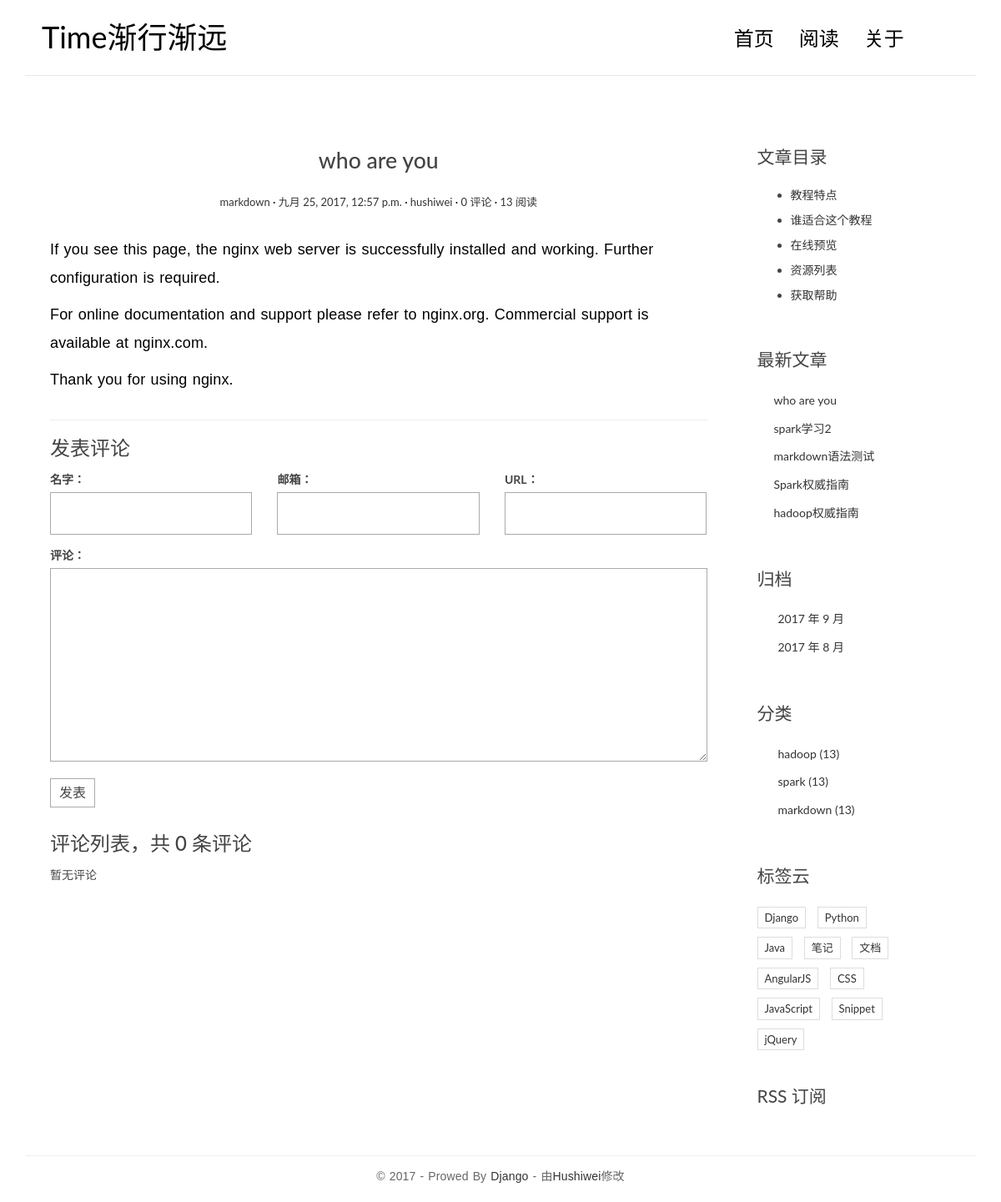
/post/5/, run on the app's committed database.
### blog/models.py (models this page shows, shortened)
class Post(models.Model):
    title=models.CharField(max_length=70) # 文章标题
    body=models.TextField() #文章正文
    created_time=models.DateTimeField() # 文章创建时间
    modified_time=models.DateTimeField() # 文章修改时间
    excerpt=models.CharField(max_length=200,blank=True) # 文章摘要
    category=models.ForeignKey(Category)
    tags=models.ManyToManyField(Tag,blank=True)
    author=models.ForeignKey(User)
    views=models.PositiveIntegerField(default=0)
    def get_absolute_url(self):
        return reverse('blog:detail',kwargs={'pk':self.pk})
    def increase_views(self):
        self.views+=1
        self.save(update_fields=['views'])
    def save(self, *args,**kwargs):
        if not self.excerpt:
            md = markdown.Markdown(extensions=[
                'markdown.extensions.extra',
                'markdown.extensions.codehilite',
            ])
            self.excerpt = strip_tags(md.convert(self.body))[:54]
        super(Post,self).save(*args,**kwargs)
    class Meta:
        ordering=['-created_time','title']

class Category(models.Model):
    name=models.CharField(max_length=100)

### blog/views.py (the view)
# urls.py: url(r'^post/(?P<pk>[0-9]+)/$',views.detail,name='detail'),
def detail(request,pk):
    post=get_object_or_404(Post,pk=pk)
    post.increase_views()
    post.body=markdown.markdown(post.body,
                                extensions=[
                                    'markdown.extensions.extra',
                                    'markdown.extensions.codehilite',
                                    'markdown.extensions.toc',
                                ])
    form=CommentForm()
    comment_list=post.comment_set.all()
    context={
        'post':post,
        'form':form,
        'comment_list':comment_list
    }
    return render(request,'blog/detail.html',context=context)

### comments/forms.py
class CommentForm(forms.ModelForm):
    class Meta:
        model=Comment
        fields=['name','email','url','text']

### blog/templatetags/blog_tags.py (called while the page is built)
@register.simple_tag
def get_recent_posts(num=5):
    return Post.objects.all().order_by('-created_time')[:num]

@register.simple_tag
def archives():
    return Post.objects.dates('created_time','month',order='DESC')

@register.simple_tag()
def get_categories():
    return Category.objects.all()

### templates/blog/detail.html (shortened to what this page needs)
{% extends 'base.html' %}
{% block main %}
    <article class="post post-{{ post.pk }}">
      <header class="entry-header">
        <h1 class="entry-title">{{ post.title }}</h1>
        <div class="entry-meta">
          <span class="post-category"><a href="#">{{ post.category.name }}</a></span>
          <span class="post-date"><a href="#"><time class="entry-date"
                                                    datetime="{{ post.created_time }}">{{ post.created_time }}</time></a></span>
          <span class="post-author"><a href="#">{{ post.author }}</a></span>
          <span class="comments-link"><a href="#">{{ post.comment_set.count }} 评论</a></span>
          <span class="views-count"><a href="#">{{ post.views }} 阅读</a></span>
        </div>
      </header>
      <div class="entry-content clearfix">
        {{ post.body|safe }}
      </div>
    </article>
   <section class="comment-area" id="comment-area">
        <hr>
        <h3>发表评论</h3>
        <form action="{% url 'comments:post_comment' post.pk %}" method="post" class="comment-form">
          <div class="row">
            <div class="col-md-4">
              <label for="{{ form.name.id_for_label }}">名字：</label>
              {{ form.name }}
            </div>
            <div class="col-md-4">
              <label for="{{ form.email.id_for_label }}">邮箱：</label>
              {{ form.email }}
            </div>
            <div class="col-md-4">
              <label for="{{ form.url.id_for_label }}">URL：</label>
              {{ form.url }}
            </div>
            <div class="col-md-12">
              <label for="{{ form.text.id_for_label }}">评论：</label>
              {{ form.text }}
              <button type="submit" class="comment-btn">发表</button>
            </div>
          </div>
        </form>
        <div class="comment-list-panel">
            <h3>评论列表，共 <span>{{ post.comment_set.count }}</span> 条评论</h3>
             <ul class="comment-list list-unstyled">
                  {% for comment in comment_list %}
                  <li class="comment-item">
                    <span class="nickname">{{ comment.name }}</span>
                    <time class="submit-date">{{ comment.created_time }}</time>
                    <div class="text">
                      {{ comment.text }}
                    </div>
                  </li>
                  {% empty %}
                  暂无评论
                  {% endfor %}
             </ul>
        </div>
    </section>
{% endblock main %}
{% block toc %}
    <div class="widget widget-content">
        <h3 class="widget-title">文章目录</h3>
        <ul>
            <li>
                <a href="#">教程特点</a>
            </li>
            <li>
                <a href="#">谁适合这个教程</a>
            </li>
            <li>
                <a href="#">在线预览</a>
            </li>
            <li>
                <a href="#">资源列表</a>
            </li>
            <li>
                <a href="#">获取帮助</a>
            </li>
        </ul>
    </div>
{% endblock toc %}

### templates/base.html (shortened to what this page needs)
{% extends 'basic.html' %}
{% load staticfiles %}
{% load blog_tags %}
{% block recentpost %}
    <div class="widget widget-recent-posts">
        <h3 class="widget-title">最新文章</h3>
        {% get_recent_posts as recent_post_list %}
        <ul>
            {% for post in recent_post_list %}
                <li>
                    <a href="{{ post.get_absolute_url }}">{{ post.title }}</a>
                </li>
            {% empty %}
                暂无文章!
            {% endfor %}
        </ul>
    </div>
{% endblock recentpost %}
{% block archives %}
    <div class="widget widget-archives">
        <h3 class="widget-title">归档</h3>
        {% archives as date_list %}
        <ul>
            {% for date in date_list %}
                <li>
                    <a href="{% url 'blog:archives' date.year date.month %}">{{ date.year }} 年 {{ date.month }} 月</a>
                </li>
            {% empty %}
                暂无归档！
            {% endfor %}
        </ul>
    </div>
{% endblock archives %}
{% block category %}
    <div class="widget widget-category">
        <h3 class="widget-title">分类</h3>
        {% get_categories as category_list %}
        <ul>
            {% for category in category_list %}
                <li>
                    <a href="{% url 'blog:category' category.pk %}">{{ category.name }} <span
                            class="post-count">(13)</span></a>
                </li>
            {% empty %}
                暂无分类！
            {% endfor %}
        </ul>
    </div>
{% endblock category %}
{% block tagcloud %}
    <div class="widget widget-tag-cloud">
        <h3 class="widget-title">标签云</h3>
        <ul>
            <li>
                <a href="#">Django</a>
            </li>
            <li>
                <a href="#">Python</a>
            </li>
            <li>
                <a href="#">Java</a>
            </li>
            <li>
                <a href="#">笔记</a>
            </li>
            <li>
                <a href="#">文档</a>
            </li>
            <li>
                <a href="#">AngularJS</a>
            </li>
            <li>
                <a href="#">CSS</a>
            </li>
            <li>
                <a href="#">JavaScript</a>
            </li>
            <li>
                <a href="#">Snippet</a>
            </li>
            <li>
                <a href="#">jQuery</a>
            </li>
        </ul>
    </div>
{% endblock tagcloud %}
{% block rss %}
    <div class="rss">
        <a href=""> RSS 订阅</a>
    </div>
{% endblock rss %}

### blog/static/blog/css/custom.css (style rules this page uses)
* { outline: none; }
h1, h2, h3, h4, h5, h6 { margin-top: 0; }
a { color: #333; }
body { color: #444; font-family: 'Lato', sans-serif; }
p { font-family: 'Ubuntu', sans-serif; font-weight: 400; word-spacing: 1px; letter-spacing: 0.01em; }
.post { background: #fff; padding: 30px 30px 0; }
.entry-title { text-align: center; font-size: 1.9em; margin-bottom: 20px; line-height: 1.6; padding: 10px 20px 0; }
.entry-meta { text-align: center; color: #DDDDDD; font-size: 13px; margin-bottom: 30px; }
.entry-content { font-size: 18px; line-height: 1.9; font-weight: 300; color: #000; }
.post-category::after, .post-date::after, .post-author::after, .comments-link::after { content: ' ·'; color: #000; }
.widget { background: #fff; padding: 30px 0 0; }
.widget-title { font-size: 1.5em; margin-bottom: 20px; line-height: 1.6; padding: 10px 0 0; font-weight: 400; }
.widget-recent-posts ul { padding: 0; margin: 0; padding-left: 20px; }
.widget-recent-posts ul li { list-style-type: none; position: relative; line-height: 170%; margin-bottom: 10px; }
.widget-recent-posts ul li::before { content: '\f3d3'; font-family: "Ionicons"; position: absolute; left: -17px; top: 3px; font-size: 16px; color: #000; }
.widget-archives ul { padding: 0; margin: 0; padding-left: 25px; }
.widget-archives ul li { list-style-type: none; position: relative; line-height: 170%; margin-bottom: 10px; }
.widget-archives ul li::before { content: '\f3f3'; font-family: "Ionicons"; position: absolute; left: -25px; top: 1px; font-size: 16px; color: #000; }
.widget-category ul { padding: 0; margin: 0; padding-left: 25px; }
.widget-category ul li { list-style-type: none; position: relative; line-height: 170%; margin-bottom: 10px; }
.widget-category ul li::before { content: '\f3fe'; font-family: "Ionicons"; position: absolute; left: -25px; top: 1px; font-size: 18px; color: #000; }
.widget-tag-cloud ul { padding: 0; margin: 0; margin-right: -10px; }
.widget-tag-cloud ul li { list-style-type: none; font-size: 13px; display: inline-block; margin-right: 10px; margin-bottom: 10px; padding: 3px 8px; border: 1px solid #ddd; }
.widget-content ul li { margin-bottom: 10px; }
.rss { font-size: 21px; margin-top: 30px; }
.rss a { color: #444; }
.contact-form input, .comment-form input { border: 1px solid #aaa; margin-bottom: 15px; width: 100%; padding: 15px 15px; font-size: 16px; line-height: 100%; transition: 0.4s border-color linear; }
.contact-form textarea, .comment-form textarea { border: 1px solid #aaa; margin-bottom: 15px; width: 100%; padding: 15px 15px; font-size: 16px; line-height: 20px !important; min-height: 183px; transition: 0.4s border-color linear; }
.comment-area { padding: 0 30px 0; }
.comment-form { margin-top: 15px; }
.comment-form .comment-btn { background-color: #fff; border: 1px solid #aaa; font-size: 16px; padding: 5px 10px; }
.comment-list-panel { margin-top: 30px; }
.comment-list { margin-top: 15px; }

### data on the page
Post: title "who are you", category.name "markdown", created_time "九月 25, 2017, 12:57 p.m.", author "hushiwei", comment_set.count "0", views "13", body "If you see this page, the nginx web server is successfully installed and working. Further configuration is required. For online documentation and support please refer to nginx.org. Commercial support is available at nginx.com. Thank you for using nginx."
Post: title "spark学习2"
Post: title "markdown语法测试"
Post: title "Spark权威指南"
Post: title "hadoop权威指南"
Category: name "hadoop"
Category: name "spark"
Category: name "markdown"

### other printed values
{{ date.year }} "2017" "2017"
{{ date.month }} "9" "8"
